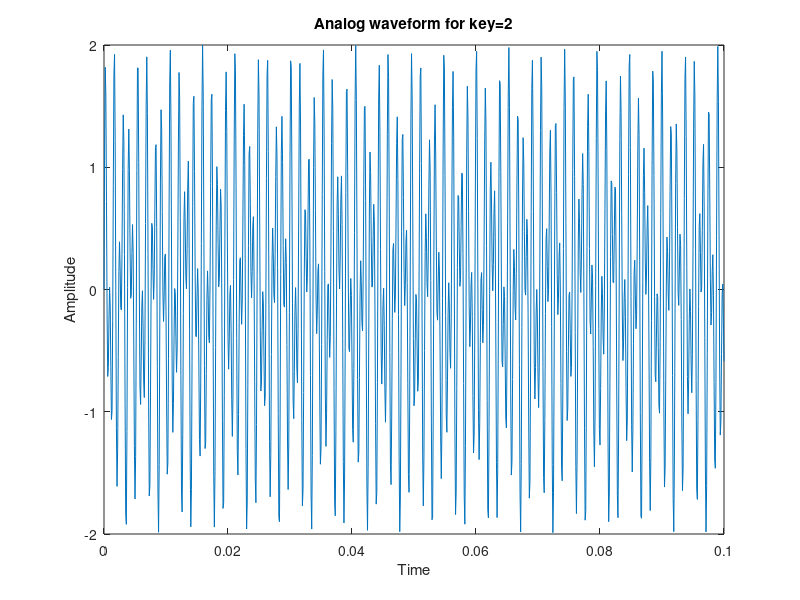
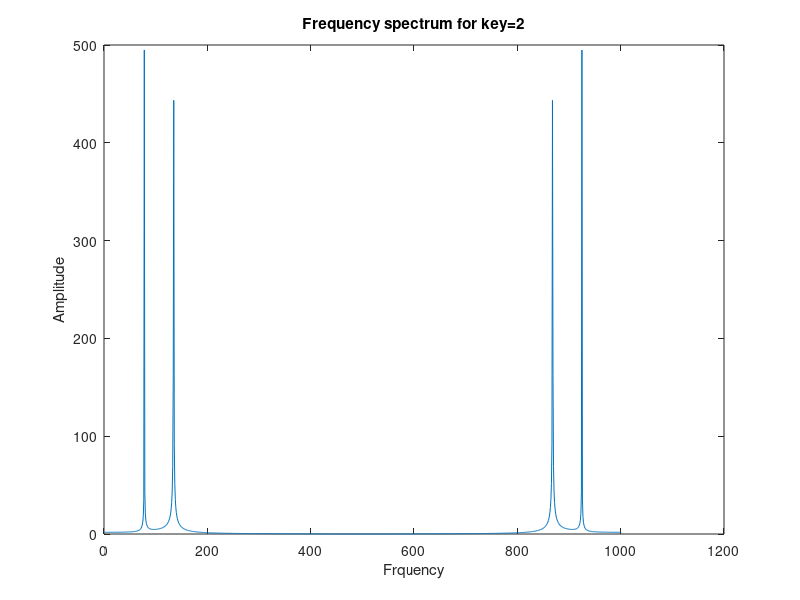
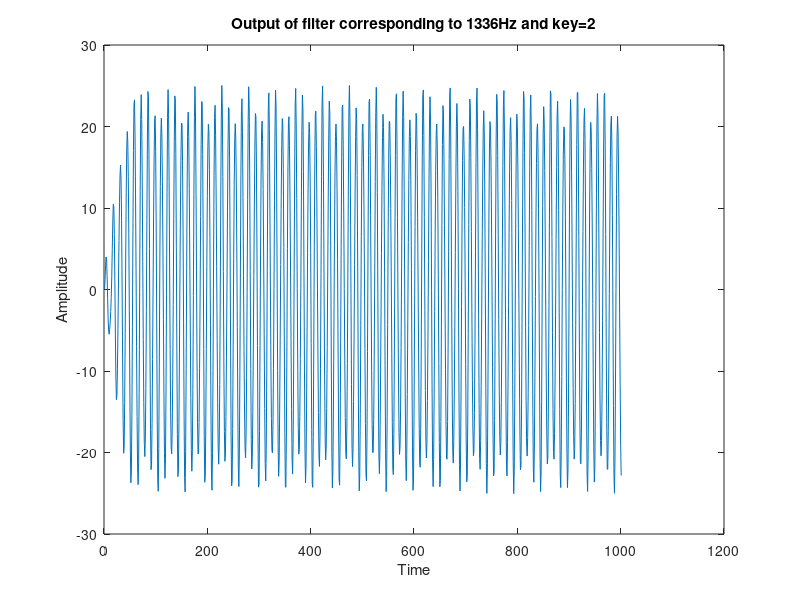
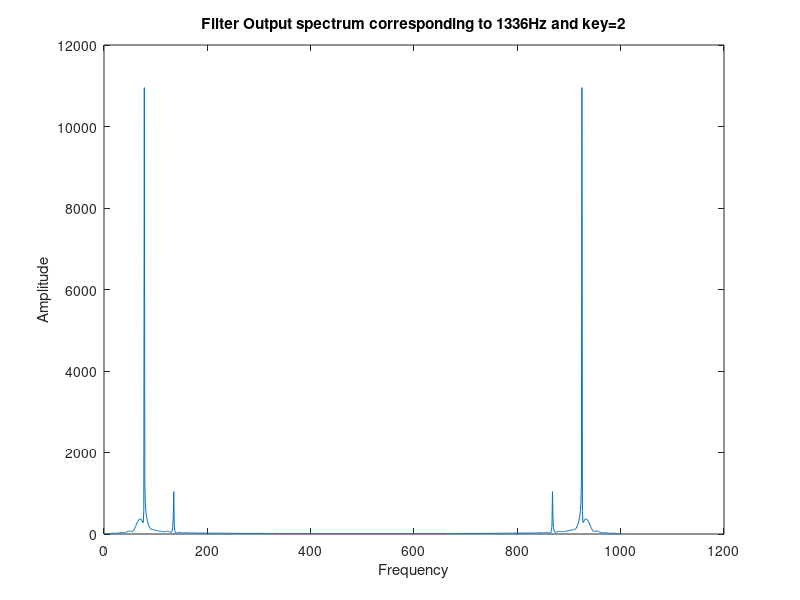

Recreate these plots in MATLAB, in order.
clear all;
clc;
%frequencies
f=[697 770 852 941 1209 1336 1477 1633];
%sampling frequency
fs=10000;
wc=2*pi*f/fs;%normalized frequency
%time scale
t=0:1/fs:1000/fs;
%input character
k=input('Press any key','s');
%generating corresponding DTMF signals
if(k=='1')
    x=sin(2*pi*697*t)+sin(2*pi*1209*t);
elseif(k=='2')
    x=sin(2*pi*697*t)+sin(2*pi*1336*t);
elseif(k=='3')
    x=sin(2*pi*697*t)+sin(2*pi*1477*t);
elseif(k=='A')
    x=sin(2*pi*697*t)+sin(2*pi*1633*t);
elseif(k=='4')
    x=sin(2*pi*770*t)+sin(2*pi*1209*t);
elseif(k=='5')
    x=sin(2*pi*770*t)+sin(2*pi*1336*t);
elseif(k=='6')
    x=sin(2*pi*770*t)+sin(2*pi*1477*t);
elseif(k=='B')
    x=sin(2*pi*770*t)+sin(2*pi*1633*t);
elseif(k=='7')
    x=sin(2*pi*852*t)+sin(2*pi*1209*t);
elseif(k=='8')
    x=sin(2*pi*852*t)+sin(2*pi*1336*t);
elseif(k=='9')
    x=sin(2*pi*852*t)+sin(2*pi*1477*t);
elseif(k=='C')
    x=sin(2*pi*852*t)+sin(2*pi*1633*t);
elseif(k=='*')
    x=sin(2*pi*941*t)+sin(2*pi*1209*t);
elseif(k=='0')
    x=sin(2*pi*941*t)+sin(2*pi*1336*t);
elseif(k=='#')
    x=sin(2*pi*941*t)+sin(2*pi*1477*t);
elseif(k=='D') 
    x=sin(2*pi*941*t)+sin(2*pi*1633*t); 
else
    display('Invalid')
end
figure,
plot(t,x);
title('Analog waveform for key=2');
xlabel('Time')
ylabel('Amplitude');
figure,
plot(abs(fft(x)));
title('Frequency spectrum for key=2')
xlabel('Frquency')
ylabel('Amplitude');
L=65;%order of filter
w=-pi:.001:pi;
n=0:1:L;
% 8 filters
h=zeros(8,L+1);
%filter functions
for i=1:8
    h(i,:)=cos(wc(i)*n);
end
%array for storing maximum values of filter ouputs
S=zeros(1,8);
for j=1:8
y(j,:)=filter(h(j,:),1,x(:)); %sending through a filter and storing the output in y
figure,
plot(y(j,:));%plotting the output of a certain filter
title('Output of filter corresponding to 1336Hz and key=2')
xlabel('Time')
ylabel('Amplitude');
figure,
plot(abs(fft(y(j,:))));
title('Filter Output spectrum corresponding to 1336Hz and key=2')
xlabel('Frequency')
ylabel('Amplitude')%plotting the fft of output of a certain filter
S(j)=max(abs(fft(y(j,:))));%storing the maximum value of a certain filter output
end
symbol = {'1','2','3','A';'4','5','6','B';'7','8','9','C';'*','0','#','D'};
% determining frequency components present in each segment
a=find(S==max(S)); % finding 1st maximum 
S(a)=0;
b=find(S==max(S)); %finding 2nd maximum 
if(a>b)
    a=a+b;
    b=a-b;
    a=a-b;
end
%///// Decoding to find which key was pressed
if (a==1)
    if(b==5) 
        disp('frequency components present are');disp('697');disp('1209');
        disp('number typed is 1');
    elseif(b==6)
        disp('frequency componenst present are');disp('697');disp('1336');
        disp('number typed is 2');
    elseif(b==7)
        disp('frequency components present are');disp('697');disp('1477');
        disp('number typed is 3');
    else
        disp('frequency components present are');disp('697');disp('1633');
        disp('number typed is A');
    end
elseif (a==2)
    if(b==5) 
        disp('frequency components present are');disp('770');disp('1209');
        disp('number typed is 4');
    elseif(b==6)
        disp('frequency components present are');disp('770');disp('1336');
        disp('number typed is 5');
    elseif(b==7)
        disp('frequency components present are');disp('770');disp('1477');
        disp('number typed is 6');
    else
        disp('frequency components present are');disp('770');disp('1633');
        disp('number typed is B');
    end
elseif (a==3)
    if(b==5) 
        disp('frequency components present are');disp('852');disp('1209');
        disp('number typed is 7');
    elseif(b==6)
        disp('frequency components present are');disp('852');disp('1336');
        disp('number typed is 8');
    elseif(b==7)
        disp('frequency components present are');disp('852');disp('1477');
        disp('number typed is 9');
    else
        disp('frequency components present are');disp('852');disp('1633');
        disp('number typed is C');
    end
else
    if(b==5) 
        disp('frequency components present are');disp('941');disp('1209');
        disp('number typed is *');
    elseif(b==6)
        disp('frequency components present are');disp('941');disp('1336');
        disp('number typed is 0');
    elseif(b==7)
        disp('frequency components present are');disp('941');disp('1477');
        disp('number typed is #');
    else
        disp('frequency components present are');disp('941');disp('1633');
        disp('number typed is D');
    end
end

